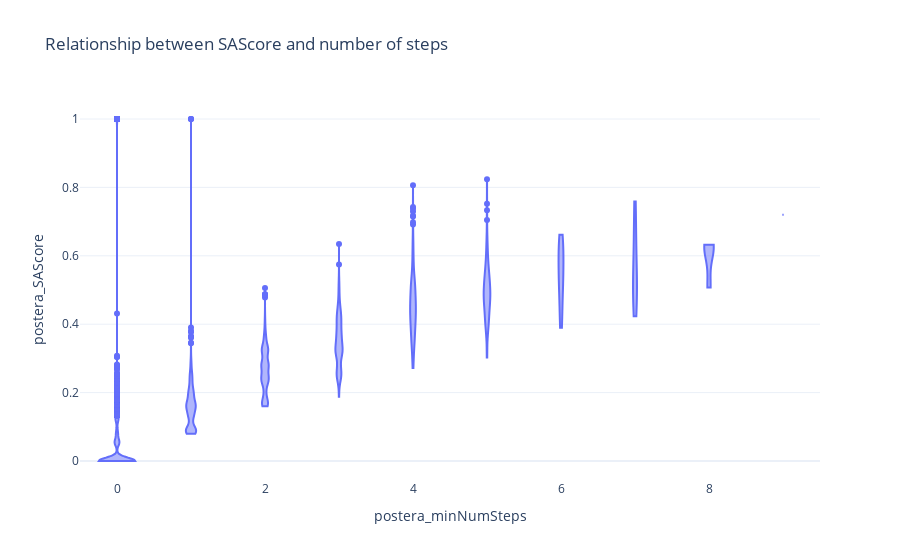

Notebook cell for this chart:
### Code cell
fig = px.violin(moonshot, x='postera_minNumSteps', y='postera_SAScore',
                 title='Relationship between SAScore and number of steps',
                 #color='category',
                 hover_data=['CID (canonical)', 'clean_creator', 'shipment_date'],
                 template="plotly_white")
fig.update_traces(spanmode = 'hard')
fig.write_image("images/SAScore-steps.jpg")
fig

### Figure 1 — Plotly figure (JSON) as saved in the notebook; plotly's stock layout.template omitted (floating-point values rounded to 4 significant figures; data arrays with more than 128 entries replaced by an {"elided": "..."} marker saying what was removed)
{"data": [{"alignmentgroup": "True", "box": {"visible": false}, "customdata": {"elided": "14122x3 str values"}, "hovertemplate": "postera_minNumSteps=%{x}<br>postera_SAScore=%{y}<br>CID (canonical)=%{customdata[0]}<br>clean_creator=%{customdata[1]}<br>shipment_date=%{customdata[2]}<extra></extra>", "legendgroup": "", "marker": {"color": "#636efa"}, "name": "", "offsetgroup": "", "orientation": "v", "scalegroup": "True", "showlegend": false, "spanmode": "hard", "type": "violin", "x": {"elided": "14122 int values"}, "x0": " ", "xaxis": "x", "y": {"elided": "14122 float values"}, "y0": " ", "yaxis": "y"}], "layout": {"autosize": true, "legend": {"tracegroupgap": 0}, "title": {"text": "Relationship between SAScore and number of steps"}, "violinmode": "group", "xaxis": {"anchor": "y", "autorange": true, "domain": [0, 1], "range": [-0.5, 9.5], "title": {"text": "postera_minNumSteps"}, "type": "linear"}, "yaxis": {"anchor": "x", "autorange": true, "domain": [0, 1], "range": [-0.05556, 1.056], "title": {"text": "postera_SAScore"}, "type": "linear"}}}
